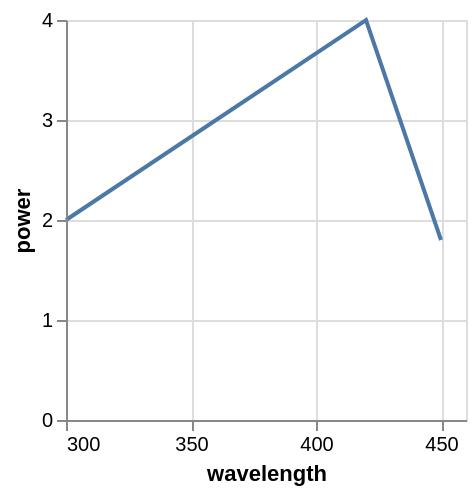

Describe this chart as a Vega-Lite specification.
### Vega specification from a JSON file in a GitHub repository (floating-point values rounded to 4 significant figures)
{"$schema": "https://vega.github.io/schema/vega/v5.json", "autosize": "pad", "padding": 5, "width": 200, "height": 200, "style": "cell", "data": [{"name": "source_0", "values": [{"wavelength": 250, "power": 1}, {"wavelength": 300, "power": 2}, {"wavelength": 420, "power": 4}, {"wavelength": 450, "power": 1.8}, {"wavelength": 500, "power": 1.1}]}, {"name": "data_0", "source": "source_0", "transform": [{"type": "formula", "expr": "toNumber(datum[\"wavelength\"])", "as": "wavelength"}, {"type": "formula", "expr": "toNumber(datum[\"power\"])", "as": "power"}, {"type": "filter", "expr": "inrange(datum[\"wavelength\"], [300, 450])"}]}], "marks": [{"name": "marks", "type": "line", "style": ["line"], "sort": {"field": "datum[\"wavelength\"]"}, "from": {"data": "data_0"}, "encode": {"update": {"stroke": {"value": "#4c78a8"}, "tooltip": {"signal": "{\"wavelength\": format(datum[\"wavelength\"], \"\"), \"power\": format(datum[\"power\"], \"\")}"}, "x": {"scale": "x", "field": "wavelength"}, "y": {"scale": "y", "field": "power"}, "defined": {"signal": "datum[\"wavelength\"] !== null && !isNaN(datum[\"wavelength\"]) && datum[\"power\"] !== null && !isNaN(datum[\"power\"])"}}}}], "scales": [{"name": "x", "type": "linear", "domain": [300, 450], "range": [0, {"signal": "width"}], "nice": true, "zero": false}, {"name": "y", "type": "linear", "domain": {"data": "data_0", "field": "power"}, "range": [{"signal": "height"}, 0], "nice": true, "zero": true}], "axes": [{"scale": "x", "orient": "bottom", "grid": false, "title": "wavelength", "labelFlush": true, "labelOverlap": true, "tickCount": {"signal": "ceil(width/40)"}, "zindex": 1}, {"scale": "x", "orient": "bottom", "gridScale": "y", "grid": true, "tickCount": {"signal": "ceil(width/40)"}, "domain": false, "labels": false, "maxExtent": 0, "minExtent": 0, "ticks": false, "zindex": 0}, {"scale": "y", "orient": "left", "grid": false, "title": "power", "labelOverlap": true, "tickCount": {"signal": "ceil(height/40)"}, "zindex": 1}, {"scale": "y", "orient": "left", "gridScale": "x", "grid": true, "tickCount": {"signal": "ceil(height/40)"}, "domain": false, "labels": false, "maxExtent": 0, "minExtent": 0, "ticks": false, "zindex": 0}]}
